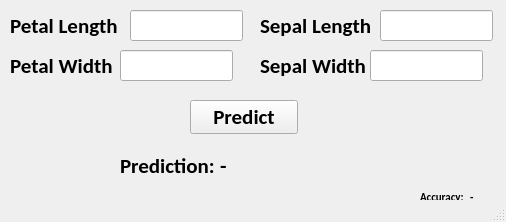
<?xml version="1.0" encoding="UTF-8"?>
<ui version="4.0">
 <class>MainWindow</class>
 <widget class="QMainWindow" name="MainWindow">
  <property name="geometry">
   <rect>
    <x>0</x>
    <y>0</y>
    <width>506</width>
    <height>222</height>
   </rect>
  </property>
  <property name="windowTitle">
   <string>Tulip Species Predictor</string>
  </property>
  <widget class="QWidget" name="centralwidget">
   <widget class="QLineEdit" name="petal_length_lineedit">
    <property name="geometry">
     <rect>
      <x>130</x>
      <y>10</y>
      <width>113</width>
      <height>31</height>
     </rect>
    </property>
    <property name="font">
     <font>
      <family>Calibri</family>
      <pointsize>16</pointsize>
     </font>
    </property>
   </widget>
   <widget class="QLabel" name="petal_length_label">
    <property name="geometry">
     <rect>
      <x>10</x>
      <y>10</y>
      <width>108</width>
      <height>31</height>
     </rect>
    </property>
    <property name="minimumSize">
     <size>
      <width>0</width>
      <height>31</height>
     </size>
    </property>
    <property name="maximumSize">
     <size>
      <width>16777215</width>
      <height>31</height>
     </size>
    </property>
    <property name="font">
     <font>
      <family>Calibri</family>
      <pointsize>16</pointsize>
      <bold>true</bold>
     </font>
    </property>
    <property name="text">
     <string>Petal Length</string>
    </property>
   </widget>
   <widget class="QLabel" name="petal_width_label">
    <property name="geometry">
     <rect>
      <x>10</x>
      <y>50</y>
      <width>102</width>
      <height>31</height>
     </rect>
    </property>
    <property name="minimumSize">
     <size>
      <width>0</width>
      <height>31</height>
     </size>
    </property>
    <property name="maximumSize">
     <size>
      <width>16777215</width>
      <height>31</height>
     </size>
    </property>
    <property name="font">
     <font>
      <family>Calibri</family>
      <pointsize>16</pointsize>
      <bold>true</bold>
     </font>
    </property>
    <property name="text">
     <string>Petal Width</string>
    </property>
   </widget>
   <widget class="QLabel" name="sepal_length_label">
    <property name="geometry">
     <rect>
      <x>260</x>
      <y>10</y>
      <width>111</width>
      <height>31</height>
     </rect>
    </property>
    <property name="minimumSize">
     <size>
      <width>0</width>
      <height>31</height>
     </size>
    </property>
    <property name="maximumSize">
     <size>
      <width>16777215</width>
      <height>31</height>
     </size>
    </property>
    <property name="font">
     <font>
      <family>Calibri</family>
      <pointsize>16</pointsize>
      <bold>true</bold>
     </font>
    </property>
    <property name="text">
     <string>Sepal Length</string>
    </property>
   </widget>
   <widget class="QLabel" name="sepal_width_label">
    <property name="geometry">
     <rect>
      <x>260</x>
      <y>50</y>
      <width>105</width>
      <height>31</height>
     </rect>
    </property>
    <property name="minimumSize">
     <size>
      <width>0</width>
      <height>31</height>
     </size>
    </property>
    <property name="maximumSize">
     <size>
      <width>16777215</width>
      <height>31</height>
     </size>
    </property>
    <property name="font">
     <font>
      <family>Calibri</family>
      <pointsize>16</pointsize>
      <bold>true</bold>
     </font>
    </property>
    <property name="text">
     <string>Sepal Width</string>
    </property>
   </widget>
   <widget class="QLineEdit" name="petal_width_lineedit">
    <property name="geometry">
     <rect>
      <x>120</x>
      <y>50</y>
      <width>113</width>
      <height>31</height>
     </rect>
    </property>
    <property name="font">
     <font>
      <family>Calibri</family>
      <pointsize>16</pointsize>
     </font>
    </property>
   </widget>
   <widget class="QLineEdit" name="sepal_length_lineedit">
    <property name="geometry">
     <rect>
      <x>380</x>
      <y>10</y>
      <width>113</width>
      <height>31</height>
     </rect>
    </property>
    <property name="font">
     <font>
      <family>Calibri</family>
      <pointsize>16</pointsize>
     </font>
    </property>
   </widget>
   <widget class="QLineEdit" name="sepal_width_lineedit">
    <property name="geometry">
     <rect>
      <x>370</x>
      <y>50</y>
      <width>113</width>
      <height>31</height>
     </rect>
    </property>
    <property name="font">
     <font>
      <family>Calibri</family>
      <pointsize>16</pointsize>
     </font>
    </property>
   </widget>
   <widget class="QLabel" name="prediction_label">
    <property name="geometry">
     <rect>
      <x>120</x>
      <y>150</y>
      <width>94</width>
      <height>31</height>
     </rect>
    </property>
    <property name="minimumSize">
     <size>
      <width>0</width>
      <height>31</height>
     </size>
    </property>
    <property name="maximumSize">
     <size>
      <width>16777215</width>
      <height>31</height>
     </size>
    </property>
    <property name="font">
     <font>
      <family>Calibri</family>
      <pointsize>16</pointsize>
      <bold>true</bold>
     </font>
    </property>
    <property name="text">
     <string>Prediction:</string>
    </property>
   </widget>
   <widget class="QPushButton" name="predict_button">
    <property name="geometry">
     <rect>
      <x>190</x>
      <y>100</y>
      <width>108</width>
      <height>34</height>
     </rect>
    </property>
    <property name="font">
     <font>
      <family>Calibri</family>
      <pointsize>16</pointsize>
      <bold>true</bold>
     </font>
    </property>
    <property name="text">
     <string>Predict</string>
    </property>
   </widget>
   <widget class="QLabel" name="result_label">
    <property name="geometry">
     <rect>
      <x>220</x>
      <y>150</y>
      <width>139</width>
      <height>31</height>
     </rect>
    </property>
    <property name="minimumSize">
     <size>
      <width>0</width>
      <height>31</height>
     </size>
    </property>
    <property name="maximumSize">
     <size>
      <width>16777215</width>
      <height>31</height>
     </size>
    </property>
    <property name="font">
     <font>
      <family>Calibri</family>
      <pointsize>16</pointsize>
      <bold>true</bold>
     </font>
    </property>
    <property name="text">
     <string>-</string>
    </property>
   </widget>
   <widget class="QLabel" name="accuracy_label">
    <property name="geometry">
     <rect>
      <x>420</x>
      <y>190</y>
      <width>45</width>
      <height>13</height>
     </rect>
    </property>
    <property name="font">
     <font>
      <family>Calibri</family>
      <pointsize>8</pointsize>
      <bold>true</bold>
     </font>
    </property>
    <property name="text">
     <string>Accuracy:</string>
    </property>
   </widget>
   <widget class="QLabel" name="accuracy_score">
    <property name="geometry">
     <rect>
      <x>470</x>
      <y>190</y>
      <width>45</width>
      <height>13</height>
     </rect>
    </property>
    <property name="font">
     <font>
      <family>Calibri</family>
      <pointsize>8</pointsize>
      <bold>true</bold>
     </font>
    </property>
    <property name="text">
     <string>-</string>
    </property>
   </widget>
  </widget>
  <widget class="QStatusBar" name="statusbar"/>
 </widget>
 <resources/>
 <connections/>
</ui>
